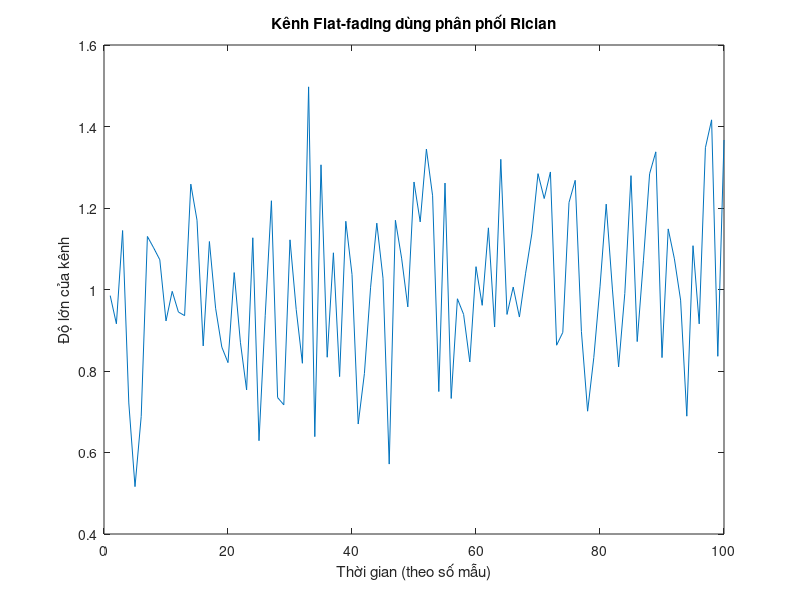
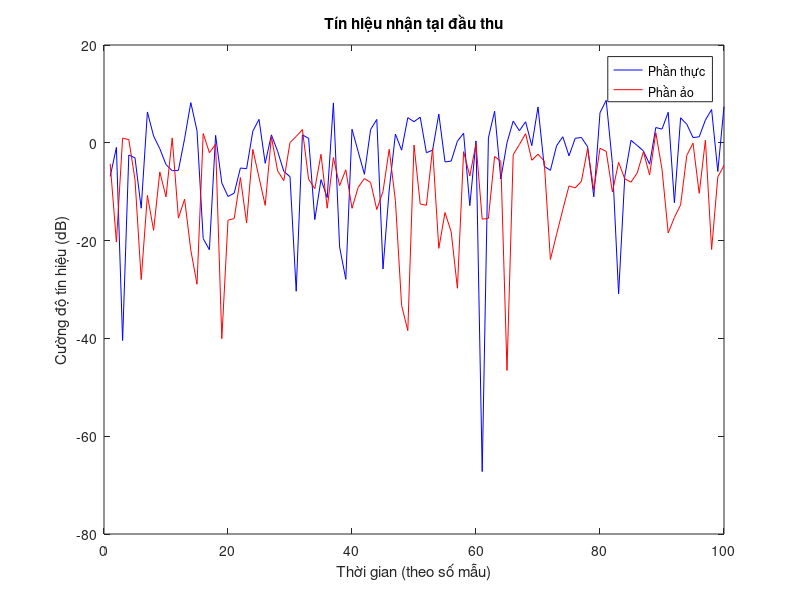
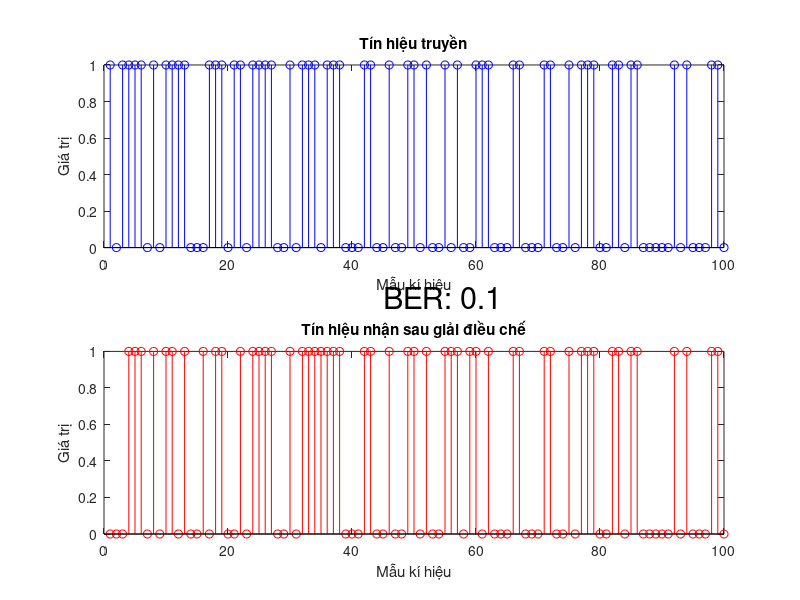

MATLAB code for these plots, in order:
% Thông số mô phỏng
numSamples = 100;           % Số mẫu thử
fadeDuration = 1;           % Độ rộng khối phẳng (tính theo mẫu thử)
K = 10;                     % Hệ số K Rician
SNRdB = -2.5;                 % Tỉ số SNR theo giai dB

% Khởi tạo kênh phẳng Rician
h = sqrt(0.5*(1 + K/(K+1))) * ones(1, numSamples); % Thành phần LoS
h = h + sqrt(0.5/(K+1)) * (randn(1, numSamples) + 1i*randn(1, numSamples)); % Thành phần phân phối

% Khởi tạo tín hiệu phát theo số mẫu
txSignal = randi([0, 1], 1, numSamples);

% Điều chế tín hiệu BPSK: 0 -> -1 , 1 -> 1
txSignal_modulated = 2*txSignal - 1;

% Thêm nhiễu AWGN
SNR = 10^(SNRdB/10);            % Đổi SNR từ dB sang tuyến tính
noiseVar = 1 / (2 * SNR);       % Phương sai nhiễu
noise = sqrt(noiseVar/2) * (randn(1, numSamples) + 1i*randn(1, numSamples)); % Guassian phức
rxSignal = h .* txSignal_modulated + noise;   % Tín hiệu nhận tại đầu thu sau khi thêm nhiễu

% Giải điều chế tín hiệu
rxSignal_demodulated = real(conj(h) .* rxSignal) > 0;

% Tính tỉ lệ lỗi bit (BER)
numErrors = sum(txSignal ~= rxSignal_demodulated);
ber = numErrors / numSamples;

% Vẽ đồ thị mô phỏng kênh flat fading - Rician
figure;
plot(abs(h));
xlabel('Thời gian (theo số mẫu)');
ylabel('Độ lớn của kênh');
title('Kênh Flat-fading dùng phân phối Rician');

% Vẽ đồ thị cường độ tín hiệu nhận tại đầu thu
figure;
plot(10*log10(abs(real(rxSignal)).^2), 'b');
hold on;
plot(10*log10(abs(imag(rxSignal)).^2), 'r');
xlabel('Thời gian (theo số mẫu)');
ylabel('Cường độ tín hiệu (dB)');
title('Tín hiệu nhận tại đầu thu');
legend('Phần thực', 'Phần ảo');

% Vẽ đồ thị tín hiệu truyền, nhận và BER
figure;
t = 1:numSamples;

subplot(2,1,1);
stem(t, txSignal, 'b')
title('Tín hiệu truyền');
xlabel('Mẫu kí hiệu');
ylabel('Giá trị');
hold on;

subplot(2,1,2);
stem(t, rxSignal_demodulated, 'r');
title('Tín hiệu nhận sau giải điều chế');
xlabel('Mẫu kí hiệu');
ylabel('Giá trị');
text(0.45, 1.3, ['BER: ' num2str(ber)], 'Units', 'normalized', 'Fontsize', 22);
hold off;
